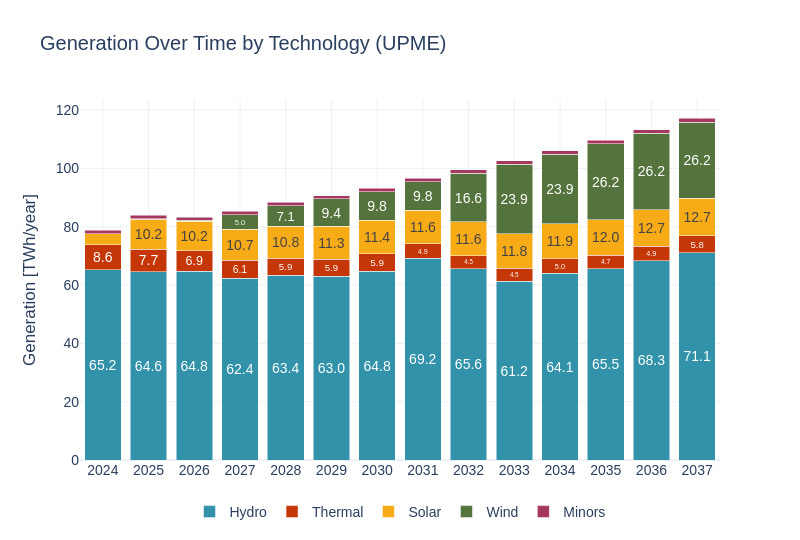

Notebook source saved alongside this figure:
### Code cell
sce_upme = pd.read_csv(gen_per_res_vs_marg_cost)
sce_upme['Energy_TWh_typical_yr'] = sce_upme['Energy_GWh_typical_yr'] / 1000
sce_upme = sce_upme[sce_upme['year'] <= years[1]]
sw.scenarios.dispatched_generation(sce_upme, 'Generation', 'TWh', 'year', 'Energy_TWh_typical_yr', 'Tech', scenario_name, 'UPME', 4)
#sce_upme.to_csv('./9_upme.csv')

### Figure 1 — Plotly figure (JSON) as saved in the notebook; plotly's stock layout.template omitted (floating-point values rounded to 4 significant figures)
{"data": [{"alignmentgroup": "True", "hovertemplate": "Tech=Hydro<br>Year=%{x}<br>Dispatched Generation (MW)=%{y}<br>text=%{text}<extra></extra>", "insidetextanchor": "middle", "legendgroup": "Hydro", "marker": {"color": "#3292A9", "pattern": {"shape": ""}}, "name": "Hydro", "offsetgroup": "Hydro", "orientation": "v", "showlegend": true, "text": ["65.23", "64.62", "64.78", "62.38", "63.36", "62.96", "64.77", "69.23", "65.60", "61.21", "64.08", "65.55", "68.32", "71.12"], "textangle": 0, "textposition": "inside", "texttemplate": "%{text:.1f}", "type": "bar", "x": [2024, 2025, 2026, 2027, 2028, 2029, 2030, 2031, 2032, 2033, 2034, 2035, 2036, 2037], "xaxis": "x", "y": [65.23, 64.62, 64.78, 62.38, 63.36, 62.96, 64.77, 69.23, 65.6, 61.21, 64.08, 65.55, 68.32, 71.12], "yaxis": "y"}, {"alignmentgroup": "True", "hovertemplate": "Tech=Thermal<br>Year=%{x}<br>Dispatched Generation (MW)=%{y}<br>text=%{text}<extra></extra>", "insidetextanchor": "middle", "legendgroup": "Thermal", "marker": {"color": "#C53707", "pattern": {"shape": ""}}, "name": "Thermal", "offsetgroup": "Thermal", "orientation": "v", "showlegend": true, "text": ["8.62", "7.69", "6.94", "6.12", "5.88", "5.86", "5.93", "4.88", "4.52", "4.52", "4.98", "4.73", "4.91", "5.82"], "textangle": 0, "textposition": "inside", "texttemplate": "%{text:.1f}", "type": "bar", "x": [2024, 2025, 2026, 2027, 2028, 2029, 2030, 2031, 2032, 2033, 2034, 2035, 2036, 2037], "xaxis": "x", "y": [8.615, 7.686, 6.944, 6.122, 5.882, 5.855, 5.933, 4.877, 4.521, 4.518, 4.979, 4.733, 4.906, 5.817], "yaxis": "y"}, {"alignmentgroup": "True", "hovertemplate": "Tech=Solar<br>Year=%{x}<br>Dispatched Generation (MW)=%{y}<br>text=%{text}<extra></extra>", "insidetextanchor": "middle", "legendgroup": "Solar", "marker": {"color": "#F7AB17", "pattern": {"shape": ""}}, "name": "Solar", "offsetgroup": "Solar", "orientation": "v", "showlegend": true, "text": ["", "10.20", "10.20", "10.66", "10.85", "11.29", "11.43", "11.58", "11.58", "11.80", "11.91", "12.03", "12.65", "12.74"], "textangle": 0, "textposition": "inside", "texttemplate": "%{text:.1f}", "type": "bar", "x": [2024, 2025, 2026, 2027, 2028, 2029, 2030, 2031, 2032, 2033, 2034, 2035, 2036, 2037], "xaxis": "x", "y": [3.651, 10.2, 10.2, 10.66, 10.85, 11.29, 11.43, 11.58, 11.58, 11.8, 11.91, 12.03, 12.65, 12.74], "yaxis": "y"}, {"alignmentgroup": "True", "hovertemplate": "Tech=Wind<br>Year=%{x}<br>Dispatched Generation (MW)=%{y}<br>text=%{text}<extra></extra>", "insidetextanchor": "middle", "legendgroup": "Wind", "marker": {"color": "#55733D", "pattern": {"shape": ""}}, "name": "Wind", "offsetgroup": "Wind", "orientation": "v", "showlegend": true, "text": ["", "", "", "4.99", "7.09", "9.40", "9.77", "9.77", "16.61", "23.94", "23.94", "26.20", "26.20", "26.20"], "textangle": 0, "textposition": "inside", "texttemplate": "%{text:.1f}", "type": "bar", "x": [2024, 2025, 2026, 2027, 2028, 2029, 2030, 2031, 2032, 2033, 2034, 2035, 2036, 2037], "xaxis": "x", "y": [0.063, 0.206, 0.206, 4.989, 7.095, 9.398, 9.772, 9.772, 16.61, 23.94, 23.94, 26.2, 26.2, 26.2], "yaxis": "y"}, {"alignmentgroup": "True", "hovertemplate": "Tech=Minors<br>Year=%{x}<br>Dispatched Generation (MW)=%{y}<br>text=%{text}<extra></extra>", "insidetextanchor": "middle", "legendgroup": "Minors", "marker": {"color": "#A6375F", "pattern": {"shape": ""}}, "name": "Minors", "offsetgroup": "Minors", "orientation": "v", "showlegend": true, "text": ["", "", "", "", "", "", "", "", "", "", "", "", "", ""], "textangle": 0, "textposition": "inside", "texttemplate": "%{text:.1f}", "type": "bar", "x": [2024, 2025, 2026, 2027, 2028, 2029, 2030, 2031, 2032, 2033, 2034, 2035, 2036, 2037], "xaxis": "x", "y": [1.191, 1.191, 1.191, 1.191, 1.191, 1.191, 1.191, 1.191, 1.191, 1.191, 1.191, 1.191, 1.191, 1.383], "yaxis": "y"}], "layout": {"barmode": "stack", "font": {"family": "Arial", "size": 14}, "height": 540, "legend": {"orientation": "h", "title": {}, "tracegroupgap": 0, "x": 0.5, "xanchor": "center", "y": -0.1}, "title": {"text": "Generation Over Time by Technology (UPME)"}, "width": 800, "xaxis": {"anchor": "y", "domain": [0, 1], "showgrid": true, "tickangle": 0, "tickfont": {"family": "Arial", "size": 14}, "tickvals": [2024, 2025, 2026, 2027, 2028, 2029, 2030, 2031, 2032, 2033, 2034, 2035, 2036, 2037], "title": {"text": ""}}, "yaxis": {"anchor": "x", "domain": [0, 1], "title": {"text": "Generation [TWh/year]"}}}}
